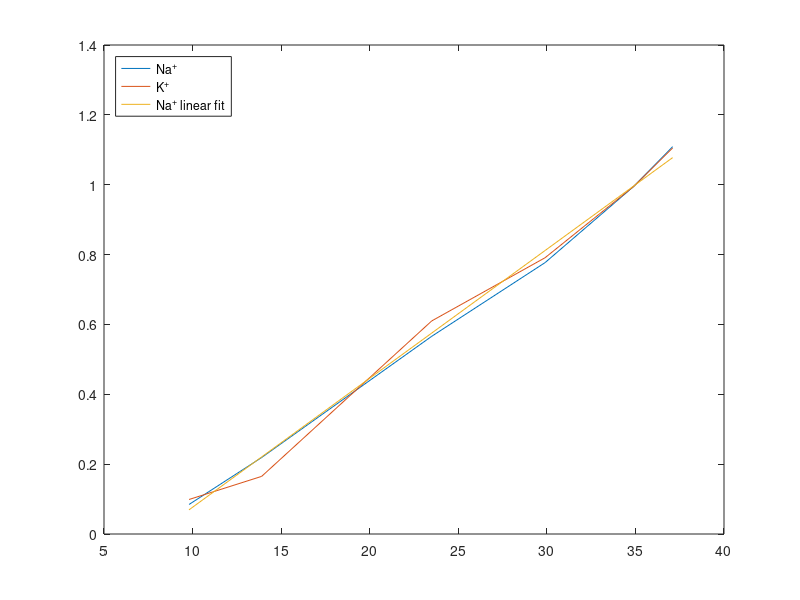

Source code (MATLAB):
function aff_params = q10fit()
T = [9.8 13.9 23.5 29.9 34.9 35.0 37.1]';
na_q10_factors = [.0845 .219 .566 .777 .995 1.000 1.109]';
k_q10_factors = [.0988 .165 .610 .791 .995 1.000 1.105]';

aff_params = fminsearch(@(ab) aff_errorfcn(T, na_q10_factors, ab), [1 1]);

plot(T, [na_q10_factors  k_q10_factors aff_params(1)*T+aff_params(2)])
legend('Na^+', 'K^+', 'Na^+ linear fit', 'Location', 'Northwest')


function error = aff_errorfcn(pts, ypts, params)
pred = params(1)*pts + params(2);
sqerr = (ypts - pred).^2;
error = sum(sqerr);

